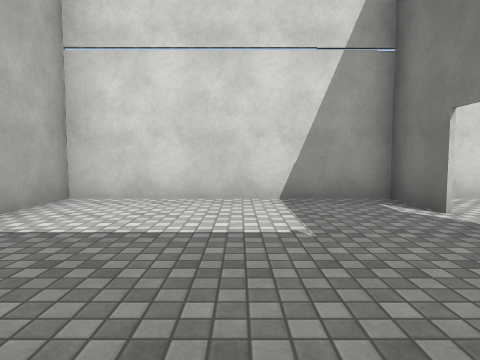
view 1 (above)

21 first-person views from a walk through a Unity game level. The camera is 1.2 m above the floor, tilts 4° down and sees 75° across. The floor is counted in squares, 2 m on a side. Each view is taken from the middle of a square. On the plan, view 1 faces up. The plan holds only what a view shows up to about 9 squares ahead; the rest is blank. The place goes on beyond the plan. The player character is not drawn. Door leaves are left out, so doorways stand open. Some surface patterns are stand-ins.

view 2
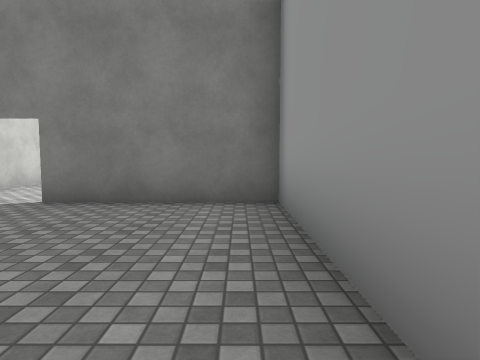

view 3
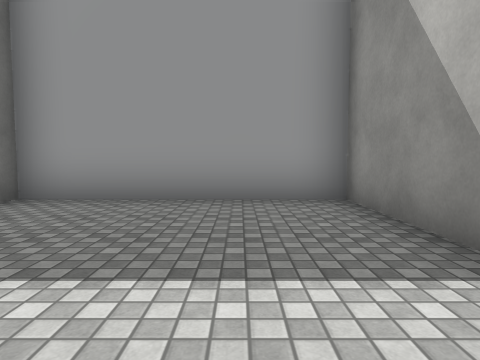

view 4
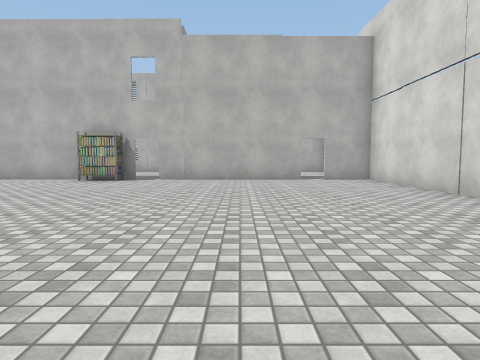

view 5
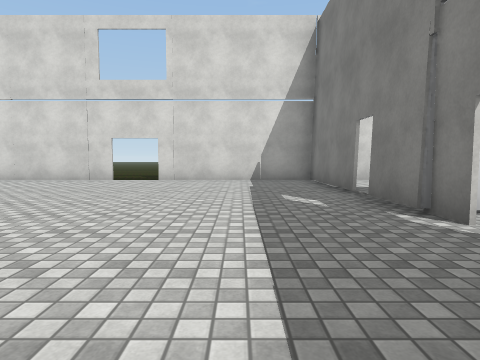

view 6
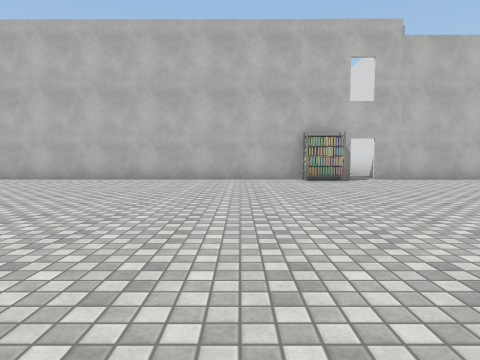

view 7
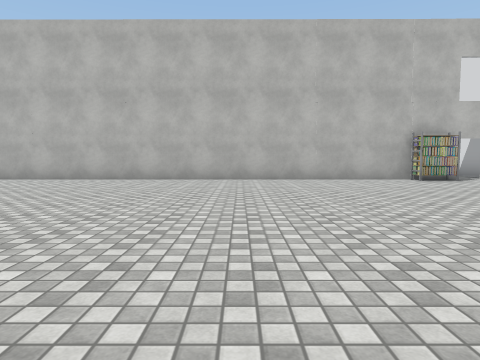

view 8
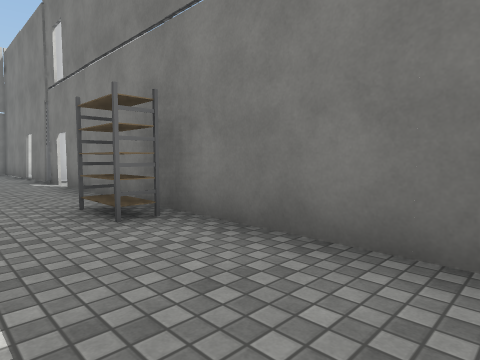

view 9
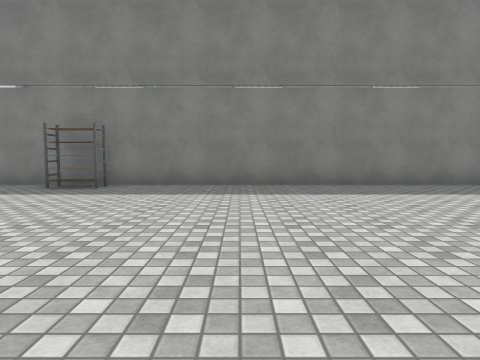

view 10
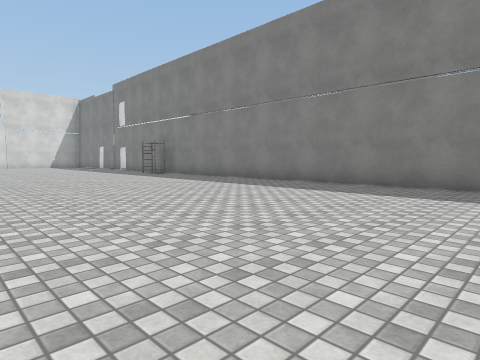

view 11
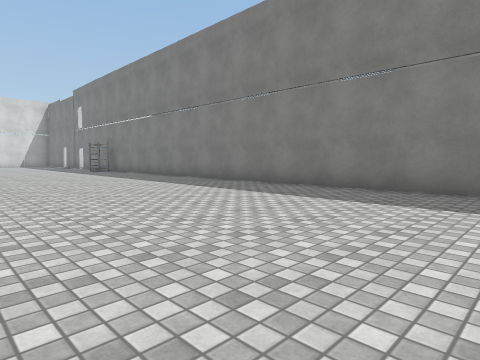

view 12
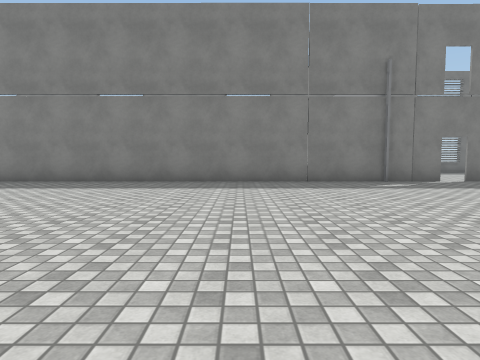

view 13
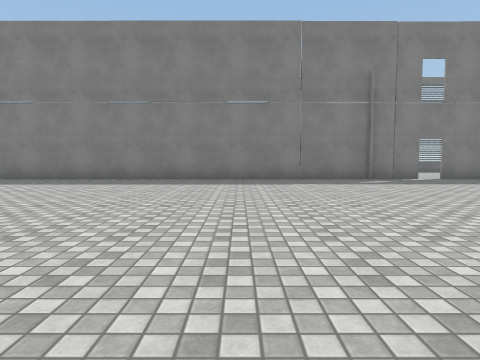

view 14
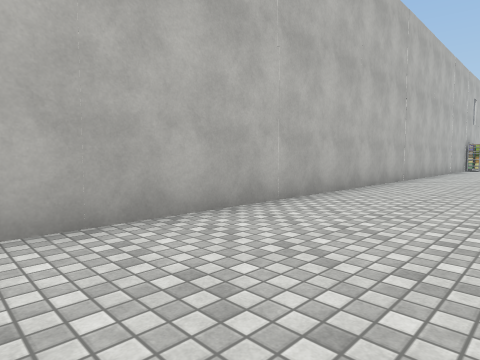

view 15
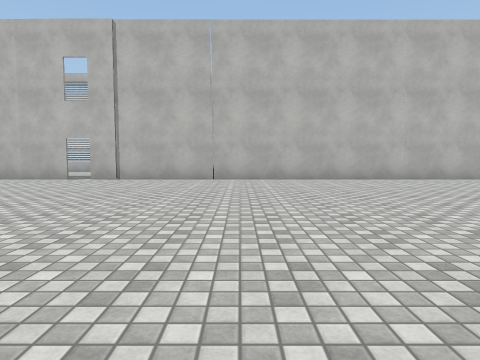

view 16
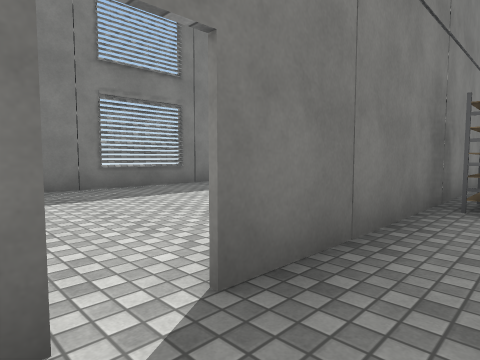

view 17
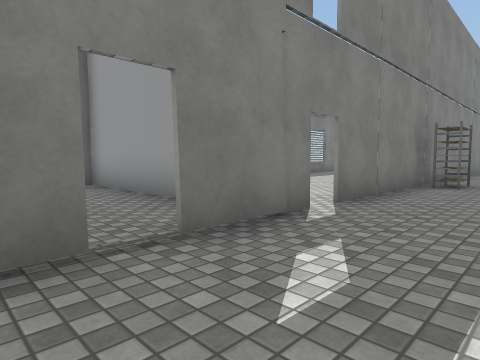

view 18
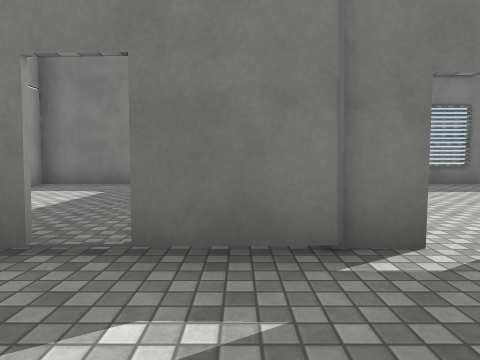

view 19
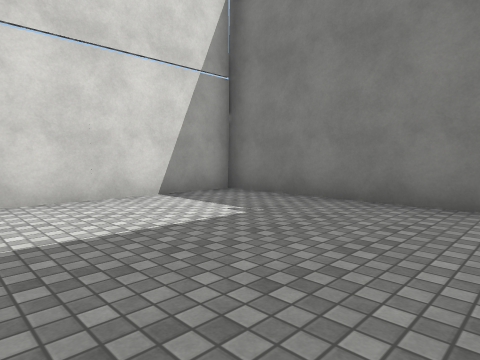

view 20
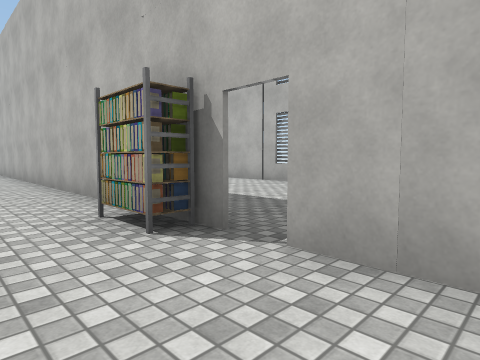

view 21
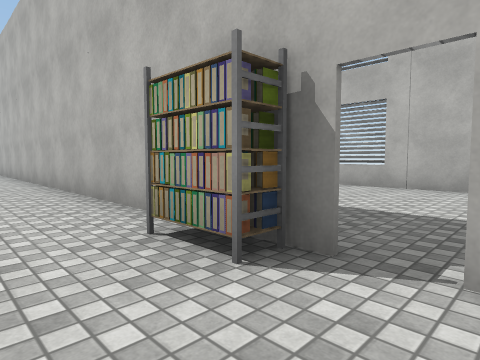

### Floor plan
Points are (right, up) in squares from view 1. A wall is a line through its corners. A room is listed if a view was taken in it or the views show most of it. See-through windows are left out.
Room 1 (views 1, 2, 3)
walls: (-2.6, -0.5) (2.2, -0.5) (2.2, 2.8); (2.2, 3.2) (2.2, 4.6); (2.1, 4.6) (-2.6, 4.6) (-2.6, -1)
ways out: open door at (2, 3) to room 2
Room 2 (views 4, 5, 6, 7, 8, 9, 10, 11, 12, 13, 14, 15, 16, 17, 18, 20, 21)
walls: (2.2, -2.4) (2.2, -25.2); (12, -1.3) (12, 0.7); (12, 1.2) (12, 4.6); (2.2, 2.8) (2.2, -1.4); (6.5, 4.6) (2.1, 4.6); (12.1, 4.6) (7.8, 4.6); (2.2, 4.8) (2.2, 3.2); (12, -25.3) (12, -1.9)
ways out: open door at (2, 3) to room 1; open door at (12, 1) to room 3; open door at (2, -25); open door at (2, -1); open door at (7, 5); open door at (12, -25); open door at (12, -1.5)
objects: other object (2, -2); other object (11, -6)
Room 3 (view 19)
walls: (13.9, -0.5) (17.3, -0.5) (17.3, 4.6) (12.1, 4.6)
ways out: open door at (12, 1) to room 2

Positions as (right, up) in squares from view 1, and headings:
1: (0, 0), facing up
2: (-2, 0), facing right
3: (-1, 4), facing down
4: (11, 1), facing left
5: (10, -4), facing up
6: (11, -5), facing left
7: (11, -8), facing left
8: (10, -9), facing up-right
9: (5, -9), facing right
10: (5, -17), facing up-right
11: (6, -20), facing up-right
12: (4, -20), facing right
13: (3, -20), facing right
14: (5, -20), facing up-left
15: (11, -21), facing left
16: (11, -1), facing down-right
17: (10, 2), facing down-right
18: (10, 0), facing right
19: (13, 0), facing up-right
20: (4, 0), facing down-left
21: (4, -1), facing down-left
